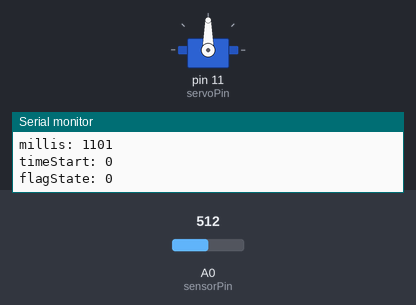
A sketch run on a simulated Arduino Uno, built with avr-gcc and run on an emulated ATmega328P. Parts: servo, the last lines printed to the serial monitor. The test bench sets the inputs (shaded band); at power-on: A0 (sensorPin) = 512.

Above: at 1.2 s.
1.3 s: A0 (sensorPin) set to 85
4.3 s: A0 (sensorPin) set to 74
At 5.6 s:
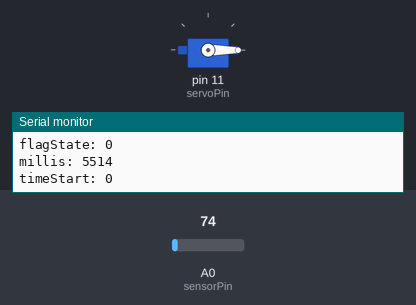
Timing chart, 0 to 7.3 s (numbered marks = the images above; inputs shaded):
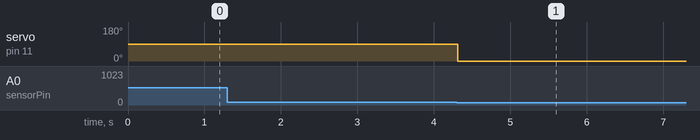

Measured:
- the behaviour switches between 81 and 80 on A0 (sensorPin) (found by bisection; images 0 and 1)
- after the input at 4.3 s, servo on pin 11 (servoPin): 90° → 0° at once

The sketch:

flag_state_test.ino
```cpp
/*flag_state_test
*/

#include <Servo.h>

Servo myservo;  // create servo object to control a servo
int servoPin = 11;         // servo 1
int sensorPin = A0;        // sensor 1
int sensorValue = 0;
int timeStart = 0;       // time since movement : for dealing with millis() rollover look at https://www.baldengineer.com/arduino-how-do-you-reset-millis.html
boolean flagState = false;  // false means accessible

void setup()
{
  myservo.attach(servoPin);  // attaches the servo on pin 9 to the servo object
  Serial.begin(9600);
}

void loop()
{
  //  for(int i = 0; i < 90; i+=1){
  //    myservo.write(i);
  //    delay(20);
  //  }
  sensorValue = analogRead(sensorPin);

  if (sensorValue > 80 && !flagState) {
    if (myservo.read() != 90) {
      timeStart = millis();
      flagState = true;
    }
    myservo.write(90);
  }
  if (millis() >= timeStart + 1000) {
    flagState = false;                //one second later (the approximate amount of time it takes to move the servo), release the servo
  }
  if (sensorValue <= 80 && !flagState) {
    myservo.write(0);
  }
  Serial.print("flagState: ");
  Serial.println(flagState);
  Serial.print("millis: ");
  Serial.println(millis());
  Serial.print("timeStart: ");
  Serial.println(timeStart);
}
```
